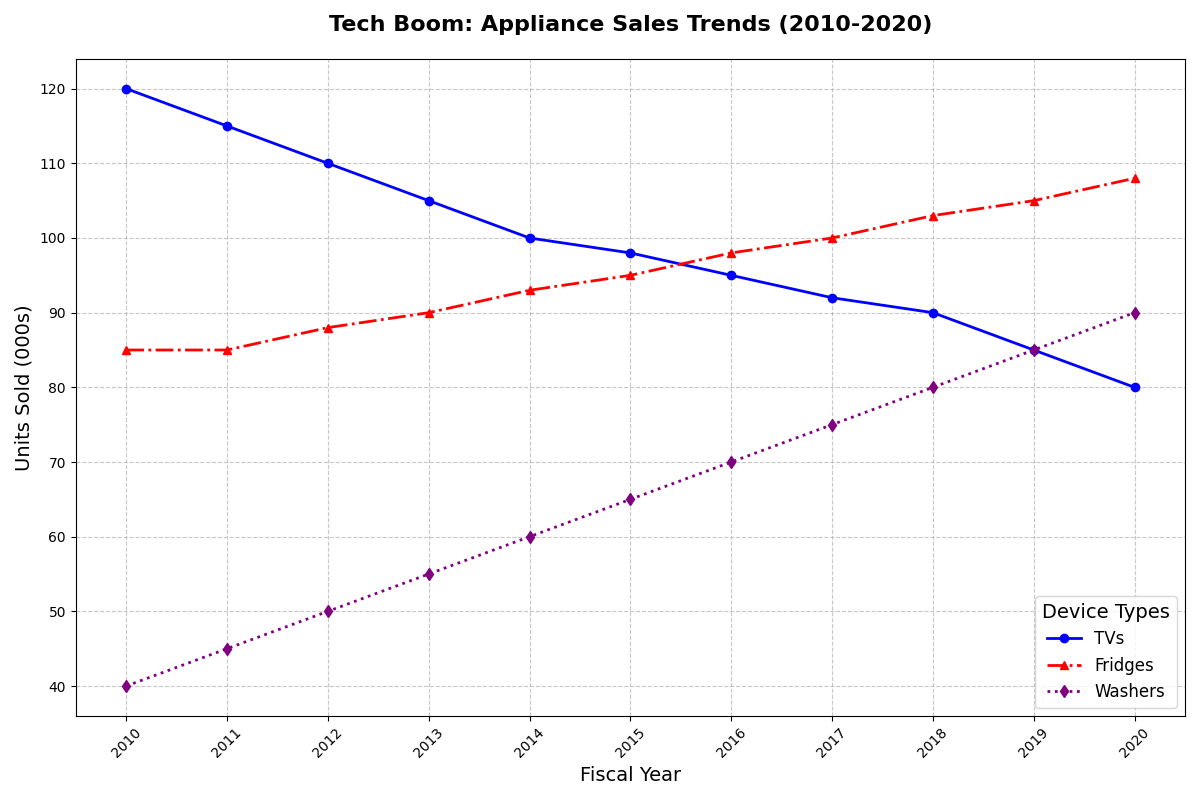

Python code for this plot:
import matplotlib.pyplot as plt
import numpy as np

# Define the years from 2010 to 2020
years = np.arange(2010, 2021)

# Data for appliance sales in thousands of units
televisions = np.array([120, 115, 110, 105, 100, 98, 95, 92, 90, 85, 80])
refrigerators = np.array([85, 85, 88, 90, 93, 95, 98, 100, 103, 105, 108])
washing_machines = np.array([40, 45, 50, 55, 60, 65, 70, 75, 80, 85, 90])

# Create the figure and the line chart
fig, ax = plt.subplots(figsize=(12, 8))

# Plot each appliance sales data with different colors and marker styles
ax.plot(years, televisions, label='TVs', color='blue', marker='o', linestyle='-', linewidth=2, markersize=6)
ax.plot(years, refrigerators, label='Fridges', color='red', marker='^', linestyle='-.', linewidth=2, markersize=6)
ax.plot(years, washing_machines, label='Washers', color='purple', marker='d', linestyle=':', linewidth=2, markersize=6)

# Customize with altered titles, labels, legend, and grid
ax.set_title('Tech Boom: Appliance Sales Trends (2010-2020)', fontsize=16, fontweight='bold', pad=20)
ax.set_xlabel('Fiscal Year', fontsize=14)
ax.set_ylabel('Units Sold (000s)', fontsize=14)
ax.set_xticks(years)
ax.set_xticklabels(years, rotation=45)
ax.legend(title='Device Types', fontsize=12, title_fontsize=14, loc='best')
ax.grid(True, linestyle='--', alpha=0.7)

# Automatically adjust the layout
plt.tight_layout()

# Display the plot
plt.show()
